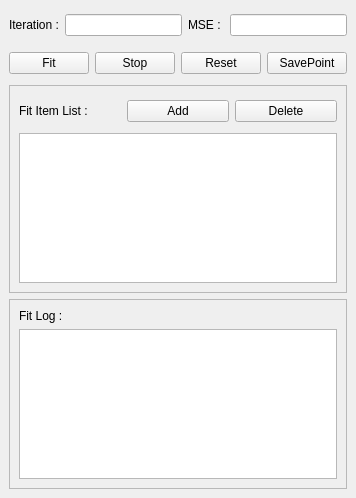
<?xml version="1.0" encoding="UTF-8"?>
<ui version="4.0">
 <class>FitDockWidget</class>
 <widget class="QDockWidget" name="FitDockWidget">
  <property name="geometry">
   <rect>
    <x>0</x>
    <y>0</y>
    <width>354</width>
    <height>498</height>
   </rect>
  </property>
  <property name="windowTitle">
   <string>DockWidget</string>
  </property>
  <widget class="QWidget" name="dockWidgetContents">
   <layout class="QVBoxLayout" name="verticalLayout">
    <item>
     <layout class="QHBoxLayout" name="horizontalLayout_2">
      <property name="topMargin">
       <number>5</number>
      </property>
      <property name="bottomMargin">
       <number>5</number>
      </property>
      <item>
       <widget class="QLabel" name="label_3">
        <property name="text">
         <string>Iteration :</string>
        </property>
       </widget>
      </item>
      <item>
       <widget class="QLineEdit" name="lineEdit_Iteration">
        <property name="text">
         <string/>
        </property>
        <property name="dragEnabled">
         <bool>true</bool>
        </property>
        <property name="readOnly">
         <bool>true</bool>
        </property>
       </widget>
      </item>
      <item>
       <widget class="QLabel" name="label_4">
        <property name="text">
         <string>MSE : </string>
        </property>
       </widget>
      </item>
      <item>
       <widget class="QLineEdit" name="lineEdit_MSE">
        <property name="text">
         <string/>
        </property>
        <property name="dragEnabled">
         <bool>true</bool>
        </property>
        <property name="readOnly">
         <bool>true</bool>
        </property>
       </widget>
      </item>
     </layout>
    </item>
    <item>
     <layout class="QHBoxLayout" name="horizontalLayout">
      <property name="leftMargin">
       <number>0</number>
      </property>
      <property name="topMargin">
       <number>5</number>
      </property>
      <property name="bottomMargin">
       <number>5</number>
      </property>
      <item>
       <widget class="QPushButton" name="pushButton_Fit">
        <property name="text">
         <string>Fit</string>
        </property>
       </widget>
      </item>
      <item>
       <widget class="QPushButton" name="pushButton_Stop">
        <property name="text">
         <string>Stop</string>
        </property>
       </widget>
      </item>
      <item>
       <widget class="QPushButton" name="pushButton_Reset">
        <property name="text">
         <string>Reset</string>
        </property>
       </widget>
      </item>
      <item>
       <widget class="QPushButton" name="pushButton_SavePoint">
        <property name="text">
         <string>SavePoint</string>
        </property>
       </widget>
      </item>
     </layout>
    </item>
    <item>
     <widget class="QScrollArea" name="scrollArea_2">
      <property name="widgetResizable">
       <bool>true</bool>
      </property>
      <widget class="QWidget" name="scrollAreaWidgetContents_2">
       <property name="geometry">
        <rect>
         <x>0</x>
         <y>0</y>
         <width>332</width>
         <height>193</height>
        </rect>
       </property>
       <layout class="QVBoxLayout" name="verticalLayout_3">
        <item>
         <layout class="QHBoxLayout" name="horizontalLayout_3">
          <property name="topMargin">
           <number>5</number>
          </property>
          <property name="bottomMargin">
           <number>5</number>
          </property>
          <item>
           <widget class="QLabel" name="label_2">
            <property name="text">
             <string>Fit Item List : </string>
            </property>
           </widget>
          </item>
          <item>
           <widget class="QPushButton" name="pushButton_AddFit">
            <property name="text">
             <string>Add</string>
            </property>
           </widget>
          </item>
          <item>
           <widget class="QPushButton" name="pushButton_DeleteFit">
            <property name="text">
             <string>Delete</string>
            </property>
           </widget>
          </item>
         </layout>
        </item>
        <item>
         <widget class="QListWidget" name="listWidget_FitItems"/>
        </item>
       </layout>
      </widget>
     </widget>
    </item>
    <item>
     <widget class="QScrollArea" name="scrollArea">
      <property name="widgetResizable">
       <bool>true</bool>
      </property>
      <widget class="QWidget" name="scrollAreaWidgetContents">
       <property name="geometry">
        <rect>
         <x>0</x>
         <y>0</y>
         <width>332</width>
         <height>173</height>
        </rect>
       </property>
       <layout class="QVBoxLayout" name="verticalLayout_2">
        <item>
         <widget class="QLabel" name="label">
          <property name="text">
           <string>Fit Log :</string>
          </property>
         </widget>
        </item>
        <item>
         <widget class="QTextEdit" name="textEdit_FitLog">
          <property name="textInteractionFlags">
           <set>Qt::TextSelectableByKeyboard|Qt::TextSelectableByMouse</set>
          </property>
         </widget>
        </item>
       </layout>
      </widget>
     </widget>
    </item>
   </layout>
  </widget>
 </widget>
 <resources/>
 <connections/>
</ui>
